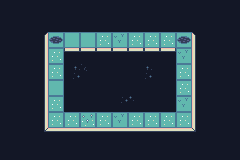

Rendered tile map (Tiled .tmx) drawn with the repository's tilesets; below, a short description and the full map source, tile grids included:
An orthogonal 30x20 tile map with 8x8 px tiles, 1 tile layer (BaseMap).

<map version="1.10" tiledversion="1.12.2" orientation="orthogonal" renderorder="right-down" width="30" height="20" tilewidth="8" tileheight="8" infinite="0" nextlayerid="2" nextobjectid="1">
 <editorsettings>
  <export target="../../source/maps/basemap.tmj" format="json" />
 </editorsettings>
 <tileset firstgid="1" source="basemap_tiles.tsx" />
 <layer id="1" name="BaseMap" width="30" height="20">
  <data encoding="csv">
363,363,363,363,363,363,363,363,363,363,363,363,363,363,363,363,363,363,363,363,363,363,363,363,363,363,363,363,363,363,
363,363,363,363,363,363,363,363,363,363,363,363,363,363,363,363,363,363,363,363,363,363,363,363,363,363,363,363,363,363,
363,363,363,363,363,363,363,363,363,363,363,363,363,363,363,363,363,363,363,363,363,363,363,363,363,363,363,363,363,363,
363,363,363,363,363,363,363,363,363,363,363,363,363,363,363,363,363,363,363,363,363,363,363,363,363,363,363,363,363,363,
363,363,363,363,363,66,71,72,187,188,187,188,67,68,69,70,67,68,67,68,67,68,71,72,73,363,363,363,363,363,
363,363,363,363,363,96,101,102,217,218,217,218,97,98,99,100,97,98,97,98,97,98,101,102,103,363,363,363,363,363,
363,363,363,363,363,126,67,68,129,130,129,130,129,130,129,130,129,130,129,130,129,130,69,70,133,363,363,363,363,363,
363,363,363,363,363,156,97,98,159,160,159,160,159,160,159,160,159,160,159,160,159,160,99,100,163,363,363,363,363,363,
363,363,363,363,363,186,67,68,363,371,372,363,363,363,363,363,363,363,371,398,363,363,67,68,103,363,363,363,363,363,
363,363,363,363,363,216,97,98,363,401,398,363,363,363,363,363,363,363,401,398,363,363,97,98,133,363,363,363,363,363,
363,363,363,363,363,126,187,188,363,363,363,363,363,363,363,363,363,363,363,363,363,363,67,68,163,363,363,363,363,363,
363,363,363,363,363,156,217,218,363,363,363,363,363,363,363,398,398,363,363,363,363,363,97,98,103,363,363,363,363,363,
363,363,363,363,363,126,67,68,363,363,363,363,363,363,363,401,402,363,363,363,363,363,69,70,133,363,363,363,363,363,
363,363,363,363,363,156,97,98,363,363,363,363,363,363,363,363,363,363,363,363,363,363,99,100,163,363,363,363,363,363,
363,363,363,363,363,186,67,68,67,68,127,128,67,68,69,70,67,68,67,68,67,68,67,68,193,363,363,363,363,363,
363,363,363,363,363,216,97,98,97,98,157,158,97,98,99,100,97,98,97,98,97,98,97,98,223,363,363,363,363,363,
363,363,363,363,363,246,247,248,247,248,247,248,247,248,249,250,247,248,247,248,247,248,247,248,253,363,363,363,363,363,
363,363,363,363,363,363,363,363,363,363,363,363,363,363,363,363,363,363,363,363,363,363,363,363,363,363,363,363,363,363,
363,363,363,363,363,363,363,363,363,363,363,363,363,363,363,363,363,363,363,363,363,363,363,363,363,363,363,363,363,363,
363,363,363,363,363,363,363,363,363,363,363,363,363,363,363,363,363,363,363,363,363,363,363,363,363,363,363,363,363,363
</data>
 </layer>
</map>
